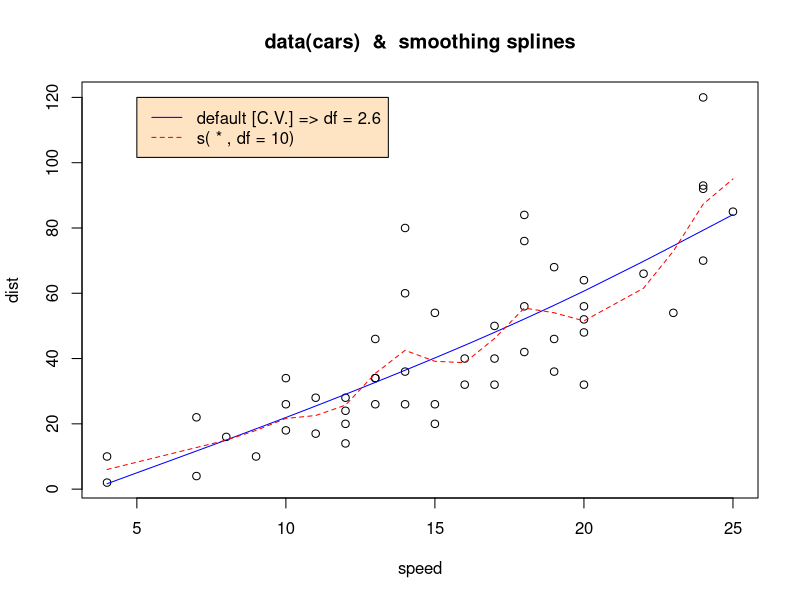
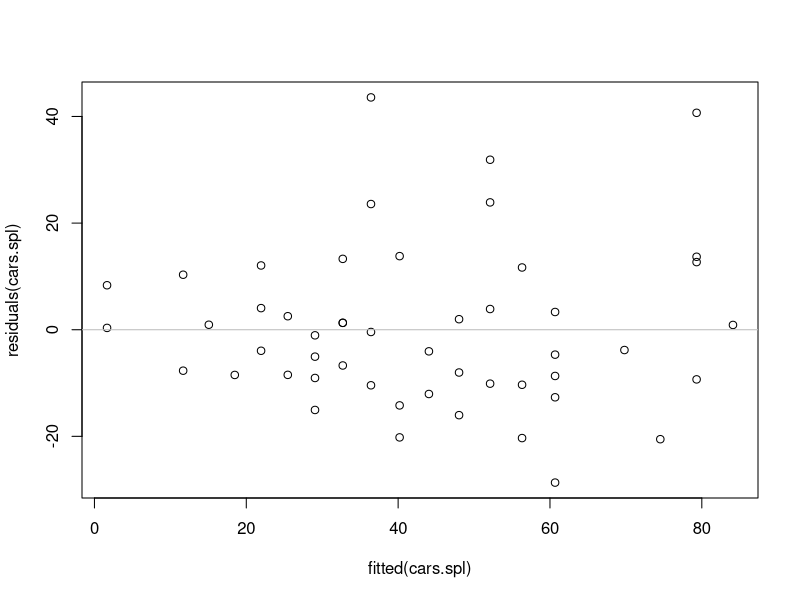
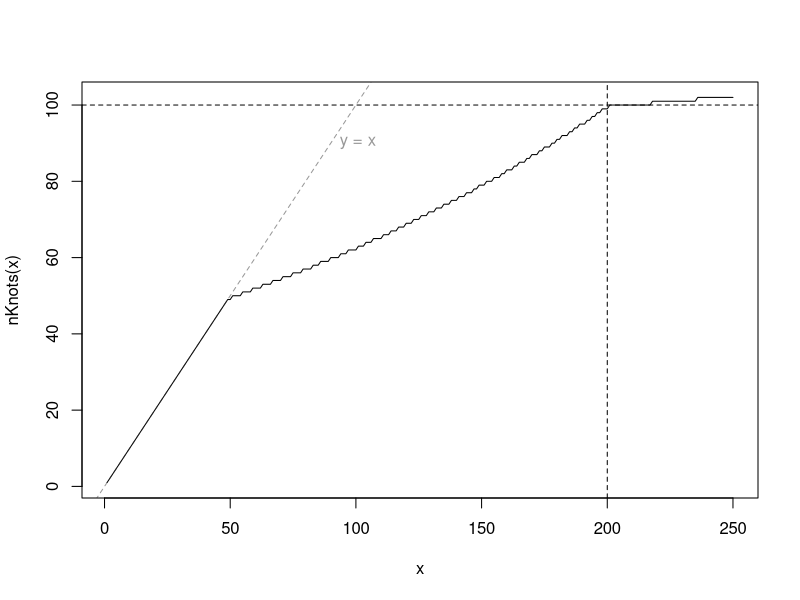
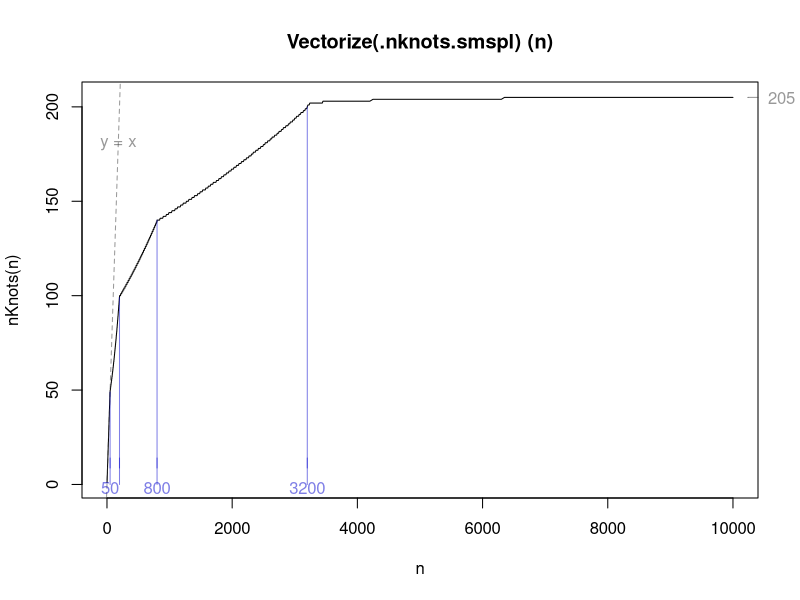
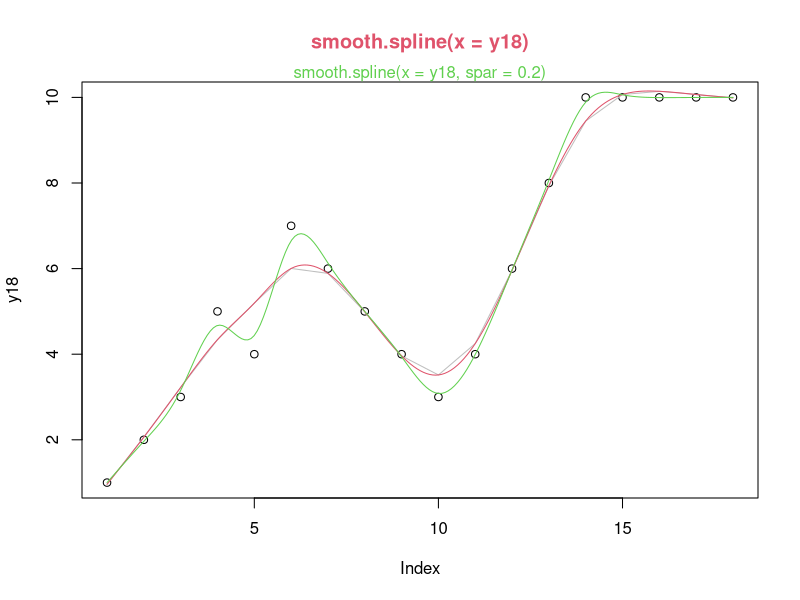

The R script that drew these images, in order:
#splines labs

#lab 1
require(graphics)
data(cars)

attach(cars)
plot(speed, dist, main = "data(cars)  &  smoothing splines")
cars.spl <- smooth.spline(speed, dist)
(cars.spl)

lines(cars.spl, col = "blue")
lines(smooth.spline(speed, dist, df = 10), lty = 2, col = "red")
legend(5,120,c(paste("default [C.V.] => df =",round(cars.spl$df,1)),
               "s( * , df = 10)"), col = c("blue","red"), lty = 1:2,
       bg = 'bisque')
detach()

plot(residuals(cars.spl) ~ fitted(cars.spl))
abline(h = 0, col = "gray")

stopifnot(all.equal(cars$dist,
                    fitted(cars.spl) + residuals(cars.spl)))

nKnots <- Vectorize(.nknots.smspl) ; c.. <- adjustcolor("gray20",.5)
curve(nKnots, 1, 250, n=250)
abline(0,1, lty=2, col=c..); text(90,90,"y = x", col=c.., adj=-.25)
abline(h=100,lty=2); abline(v=200, lty=2)

n <- c(1:799, seq(800, 3490, by=10), seq(3500, 10000, by = 50))
plot(n, nKnots(n), type="l", main = "Vectorize(.nknots.smspl) (n)")
abline(0,1, lty=2, col=c..); text(180,180,"y = x", col=c..)
n0 <- c(50, 200, 800, 3200); c0 <- adjustcolor("blue3", .5)
lines(n0, nKnots(n0), type="h", col=c0)
axis(1, at=n0, line=-2, col.ticks=c0, col=NA, col.axis=c0)
axis(4, at=.nknots.smspl(10000), line=-.5, col=c..,col.axis=c.., las=1)

y18 <- c(1:3, 5, 4, 7:3, 2*(2:5), rep(10, 4))
xx  <- seq(1, length(y18), len = 201)
(s2  <- smooth.spline(y18)) # GCV
(s02  <- smooth.spline(y18, spar = 0.2))
(s02. <- smooth.spline(y18, spar = 0.2, cv = NA))
plot(y18, main = deparse(s2$call), col.main = 2)
lines(s2, col = "gray"); lines(predict(s2, xx), col = 2)
lines(predict(s02, xx), col = 3); mtext(deparse(s02$call), col = 3)


(s2  <- smooth.spline(y18, control =
                        list(trace = TRUE, tol = 1e-6, low = -1.5)))
(s2m <- smooth.spline(y18, cv = TRUE, control =
                        list(trace = TRUE, tol = 1e-6, low = -1.5)))
